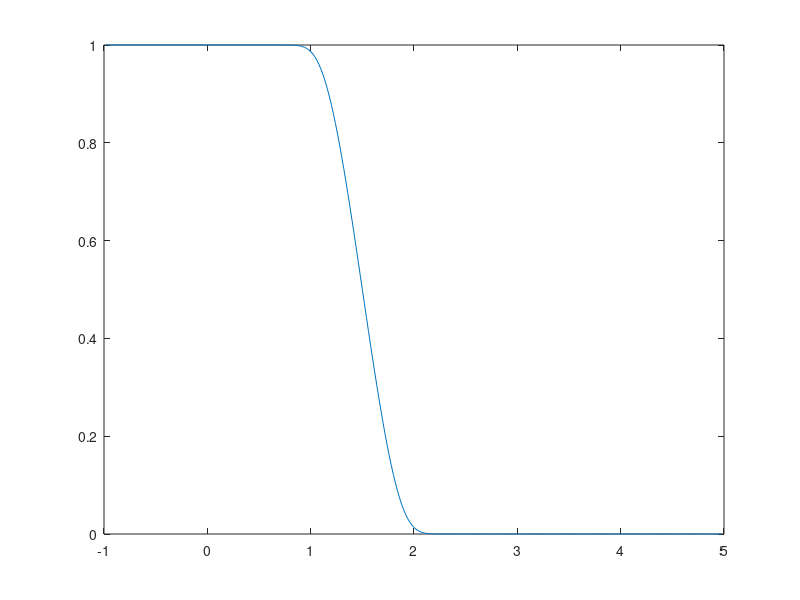

Write MATLAB code to recreate this figure.
% Advection equation Backward

t0 = 0;
tf = 1;
x0 = -1;
xf = 5;
a = 1;

N = 300;

h = (xf-x0)/300;

delt = 0.5*h;

x = zeros(N-1,1);
u0 = zeros(N-1,1);
for j=1:N-1
    x(j) = x0+j*h;
    if(x(j) < 0)
        u0(j) = 1;
    end
    if(x(j) >=0 && x(j) <=1)
        u0(j) = 2*x(j)^3 -3*x(j)^2+1;
    end
    if(x(j)>1)
        u0(j) = 0;
    end
end

M = fix((tf-t0)/delt);

unew = zeros(N-1,1);
for k=1:M
    unew(1) = u0(1) - (a*delt/h)*(u0(1)-1);
    for j=2:N-1
        unew(j) = u0(j) - (a*delt/h)*(u0(j)-u0(j-1));
    end
    plot(x,unew);
    pause(0.01);
    u0 = unew;
end

for j=1:N-1
    
end